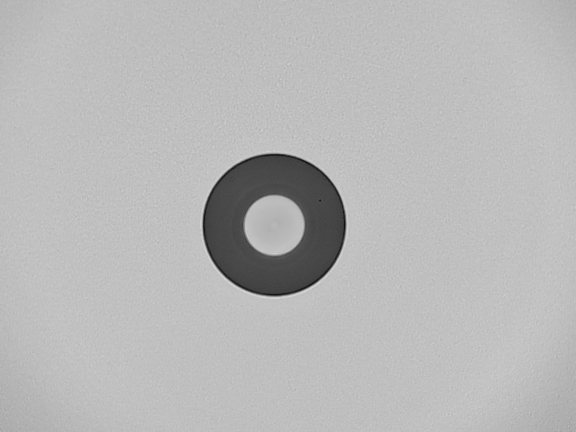
#> input picture current-process/test_image/img(303).jpg, 1152 x 864 px (shown at 1/2 size)
$ python -i blob_detector_module.py   (imports and definitions only)
#> lines starting #> are read from the running program, lines starting #| are printed output that depends on the picture; after the words box and inside, x2 and y2 are one past the last pixel; in counts of white or black regions, pixels touching at a corner belong together
#> further down, picture is the input picture: shape (864, 1152, 3); min 10, max 233, mean 184
"""
OpenCV Blob Detection Module.
Provides blob detection functionality for real-time video processing.
"""

import cv2
import numpy as np
import logging
from typing import List, Tuple, Optional


class BlobDetector:
    """
    OpenCV-based blob detector with configurable parameters.
    """

    def __init__(self,
                 min_blob_area=50,
                 max_blob_area=5000,
                 min_blob_circularity=0.3,
                 blur_kernel_size=5,
                 blur_sigma=1.0,
                 threshold_value=127,
                 max_value=255,
                 threshold_type=cv2.THRESH_BINARY):
        """
        Initialize the blob detector.

        Args:
            min_blob_area (int): Minimum blob area in pixels (10-1000)
            max_blob_area (int): Maximum blob area in pixels (100-50000)
            min_blob_circularity (float): Minimum circularity threshold (0.1-1.0)
            blur_kernel_size (int): Gaussian blur kernel size (must be odd, 1-51)
            blur_sigma (float): Gaussian blur sigma value (0.1-10.0)
            threshold_value (int): Binary threshold value (1-255)
            max_value (int): Maximum value for thresholding (1-255)
            threshold_type: OpenCV threshold type
        """
        self.min_blob_area = min_blob_area
        self.max_blob_area = max_blob_area
        self.min_blob_circularity = min_blob_circularity
        self.blur_kernel_size = blur_kernel_size if blur_kernel_size % 2 == 1 else blur_kernel_size + 1
        self.blur_sigma = blur_sigma
        self.threshold_value = threshold_value
        self.max_value = max_value
        self.threshold_type = threshold_type

        # Statistics
        self.blobs_detected = 0
        self.frames_processed = 0

    def detect_blobs(self, frame: np.ndarray) -> Tuple[Optional[List[dict]], np.ndarray]:
        """
        Detect blobs in the given frame using contour analysis.

        Args:
            frame (np.ndarray): Input frame in BGR format

        Returns:
            Tuple[Optional[List[dict]], np.ndarray]:
                - List of detected blob dictionaries or None if no blobs found
                - Processed frame with blobs drawn
        """
        if frame is None:
            return None, frame

        try:
            # Convert to grayscale for blob detection
            gray = cv2.cvtColor(frame, cv2.COLOR_BGR2GRAY)

            # Apply Gaussian blur to reduce noise
            blurred = cv2.GaussianBlur(gray, (self.blur_kernel_size, self.blur_kernel_size), self.blur_sigma)

            # Apply binary thresholding
            _, thresh = cv2.threshold(blurred, self.threshold_value, self.max_value, self.threshold_type)
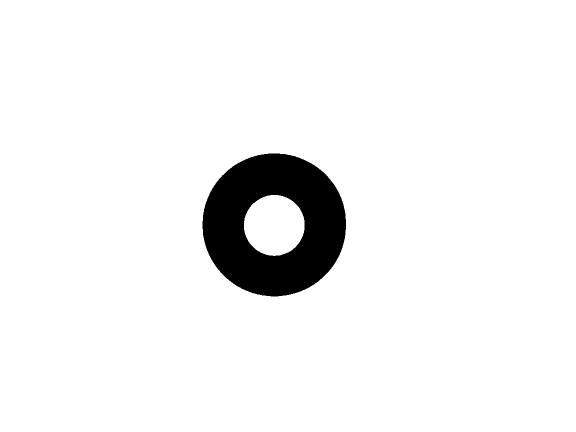
#> thresh: shape (864, 1152) (shown at 1/2 size); 94.7% white; 1 black region, box (x1, y1, x2, y2) and area: (405, 307, 692, 593) 52897

            # Find contours
            contours, _ = cv2.findContours(thresh, cv2.RETR_EXTERNAL, cv2.CHAIN_APPROX_SIMPLE)
#> contours = [[[0, 0], [0, 863], [1151, 863], [1151, 0]]]

            # Create output frame
            output_frame = frame.copy()

            # Analyze contours for blob-like shapes
            detections = []
            for contour in contours:
                area = cv2.contourArea(contour)

                # Filter by area
                if self.min_blob_area < area < self.max_blob_area:
                    perimeter = cv2.arcLength(contour, True)

                    # Skip degenerate contours
                    if perimeter == 0:
                        continue

                    # Calculate circularity
                    circularity = (4 * np.pi * area) / (perimeter * perimeter)

                    # Filter by circularity (blob-like shape)
                    if circularity > self.min_blob_circularity:
                        x, y, w, h = cv2.boundingRect(contour)

                        # Calculate center and equivalent radius
                        center_x = x + w // 2
                        center_y = y + h // 2
                        equivalent_radius = int(np.sqrt(area / np.pi))

                        detection = {
                            "type": "Blob",
                            "location": (x, y, w, h),
                            "center": (center_x, center_y),
                            "area": area,
                            "circularity": circularity,
                            "radius": equivalent_radius,
                            "confidence": min(1.0, area / self.max_blob_area)
                        }
                        detections.append(detection)

                        # Draw the blob
                        # Draw bounding rectangle
                        cv2.rectangle(output_frame, (x, y), (x + w, y + h), (255, 0, 0), 2)

                        # Draw center point
                        cv2.circle(output_frame, (center_x, center_y), 3, (0, 0, 255), -1)

                        # Draw equivalent circle
                        cv2.circle(output_frame, (center_x, center_y), equivalent_radius, (0, 255, 0), 2)

                        # Add text labels
                        label = f"Blob A:{int(area)} C:{circularity:.2f}"
                        cv2.putText(output_frame, label, (x, y - 10), cv2.FONT_HERSHEY_SIMPLEX,
                                   0.5, (255, 255, 0), 1, cv2.LINE_AA)
#> this loop made 1 pass
#> (contour, area) on pass 1: ([[0, 0], [0, 863], [1151, 863], [1151, 0]], 993313)
#> after the loop, detections = []

            # Update statistics
            self.blobs_detected = len(detections)
#> self.blobs_detected = 0
            self.frames_processed += 1

            # Add summary text
            summary_text = f"Blobs: {len(detections)}"
#> summary_text = 'Blobs: 0'
            cv2.putText(output_frame, summary_text, (10, 30), cv2.FONT_HERSHEY_SIMPLEX,
                       1, (0, 255, 255), 2, cv2.LINE_AA)
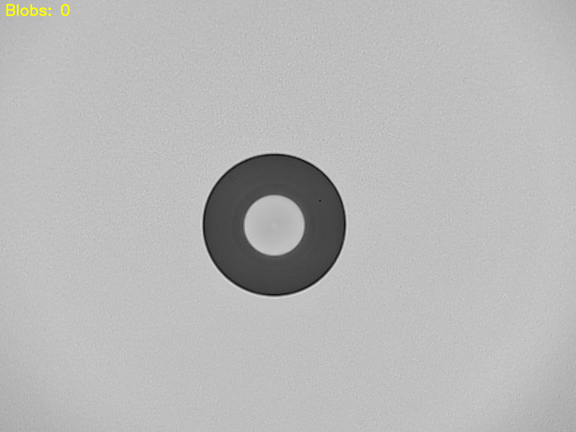
#> output_frame: shape (864, 1152, 3) (shown at 1/2 size); 0.15% of pixels changed, all inside (x1, y1, x2, y2) = (12, 7, 140, 33)

            return detections if detections else None, output_frame

        except Exception as e:
            logging.error(f"Error detecting blobs: {e}")
            return None, frame

    # [57 lines left out: functions update_parameters, get_statistics, reset_statistics, not called in this run]


class BlobDetectorProcessor:
    """
    High-level processor that applies blob detection to video streams.
    """

    # [45 lines left out: functions __init__, process_frame, toggle_processing, is_processing_enabled, not called in this run]

>>> import cv2
>>> picture = cv2.imread('../../current-process/test_image/img(303).jpg')
>>> result = BlobDetector().detect_blobs(picture)
